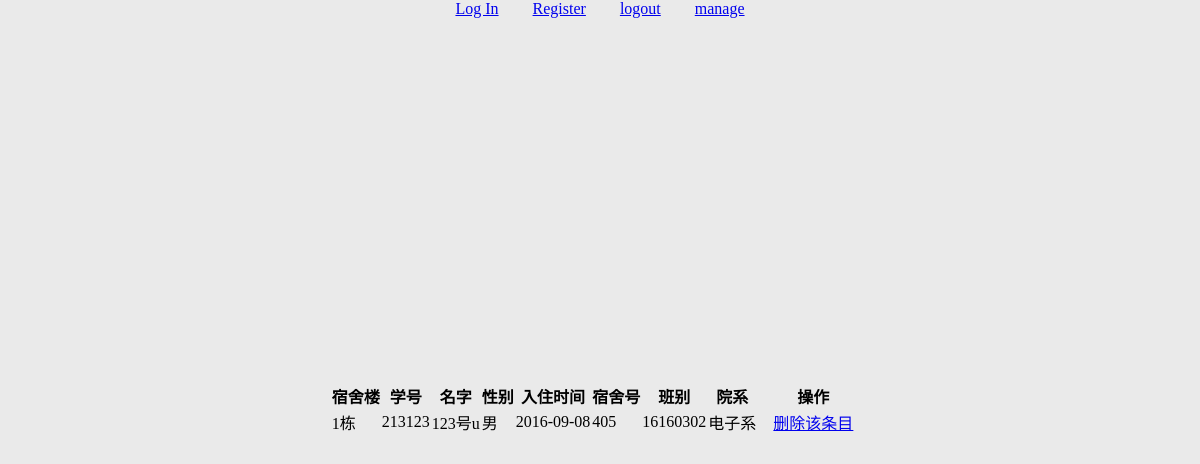
Screenshot of /student/everything (signed in) with the database file from the repository.
### tables this page shows
CREATE TABLE student(student_num int primary key not null,
                                       name TEXT not null,
                                       gender TEXT not null,
                                       stay_time TEXT not null,
                                       room_id int,
                                       class_num int,
                                       department_name TEXT,
                                       apartment_name TEXT,
                                       foreign key(apartment_name)
                                       references apartment(apartment_name)
                                       foreign key (department_name)
                                       references department(department_name)
                                       foreign key (class_num)
                                       references class(class_num)
                                       foreign key (room_id)
                                       references room(room_id)
                    );

### main.py (the view, shortened to what this page needs)
@app.route('/student', methods=['GET', 'POST'])
@app.route('/student/<name>', methods=['GET', 'POST'])
@login_required
def student(name=None):
    ap_list = apartment_list()
    department = None
    if name == 'everything':
        results = student_everything()
        return render_template('student.html', results=results, name=name)
    return render_template('student.html', name=None)

### auth.py (called while the page is built)
def load_logged_in(user_id):
    conn = sqlite3.connect('main.db')
    cursor = conn.cursor()
    user = cursor.execute('''select * from user where username=?''', ('root',)).fetchone()
    conn.commit()
    conn.close()
    return user[0]

### main.py (called while the page is built)
def login_required(view):
    @functools.wraps(view)
    def wrapped_view(**kwargs):
        if g.user is None:
            flash("you don't login")
            return redirect(url_for('login'))
        return view(**kwargs)
    return wrapped_view

@app.before_request
def load_logged_in_user():
    user_id = session.get('user_id')
    if user_id is None:
        g.user = None
    else:
        g.user = load_logged_in(user_id=user_id)

### sqlfunction/SQLstudent.py (called while the page is built)
def student_everything():
    conn = sqlite3.connect('main.db')
    cursor = conn.cursor()
    everything = cursor.execute('select * from student').fetchall()
    conn.commit()
    conn.close()
    return everything

### sqlfunction/exists.py (called while the page is built)
def apartment_list():
    conn = sqlite3.connect('main.db')
    cursor = conn.cursor()
    results = cursor.execute('''
        select apartment_name from apartment
    ''').fetchall()
    return results

### templates/student.html (shortened to what this page needs)
{%extends 'base.html'%}
{% block content %}
    {% if name == 'everything' %}
        <table>
            <tr>
                <th>宿舍楼</th>
                <th>学号</th>
                <th>名字</th>
                <th>性别</th>
                <th>入住时间</th>
                <th>宿舍号</th>
                <th>班别</th>
                <th>院系</th>
                <th>操作</th>
            </tr>
            {% for result in results%}
            <tr>
                <td>{{ result[-1] }}</td>
                <td>{{ result[0] }}</td>
                <td>{{ result[1] }}</td>
                <td>{{ result[2] }}</td>
                <td>{{ result[3] }}</td>
                <td>{{ result[4] }}</td>
                <td>{{ result[5] }}</td>
                <td>{{ result[6] }}</td>
                <td><a href="/student/delete/{{result[0]}}" class="button">删除该条目</a></td>
            </tr>
            {% endfor %}
    {% endif %}
{% endblock %}

### templates/base.html (style rules this page uses)
* { margin: 0; padding: 0; background-color: #EAEAEA; }
a { margin: 15px; }

### rows the page displays
student: apartment_name "1栋", student_num "213123", name "123号u", gender "男", stay_time "2016-09-08", room "405", class_num "16160302", department_name "电子系"
